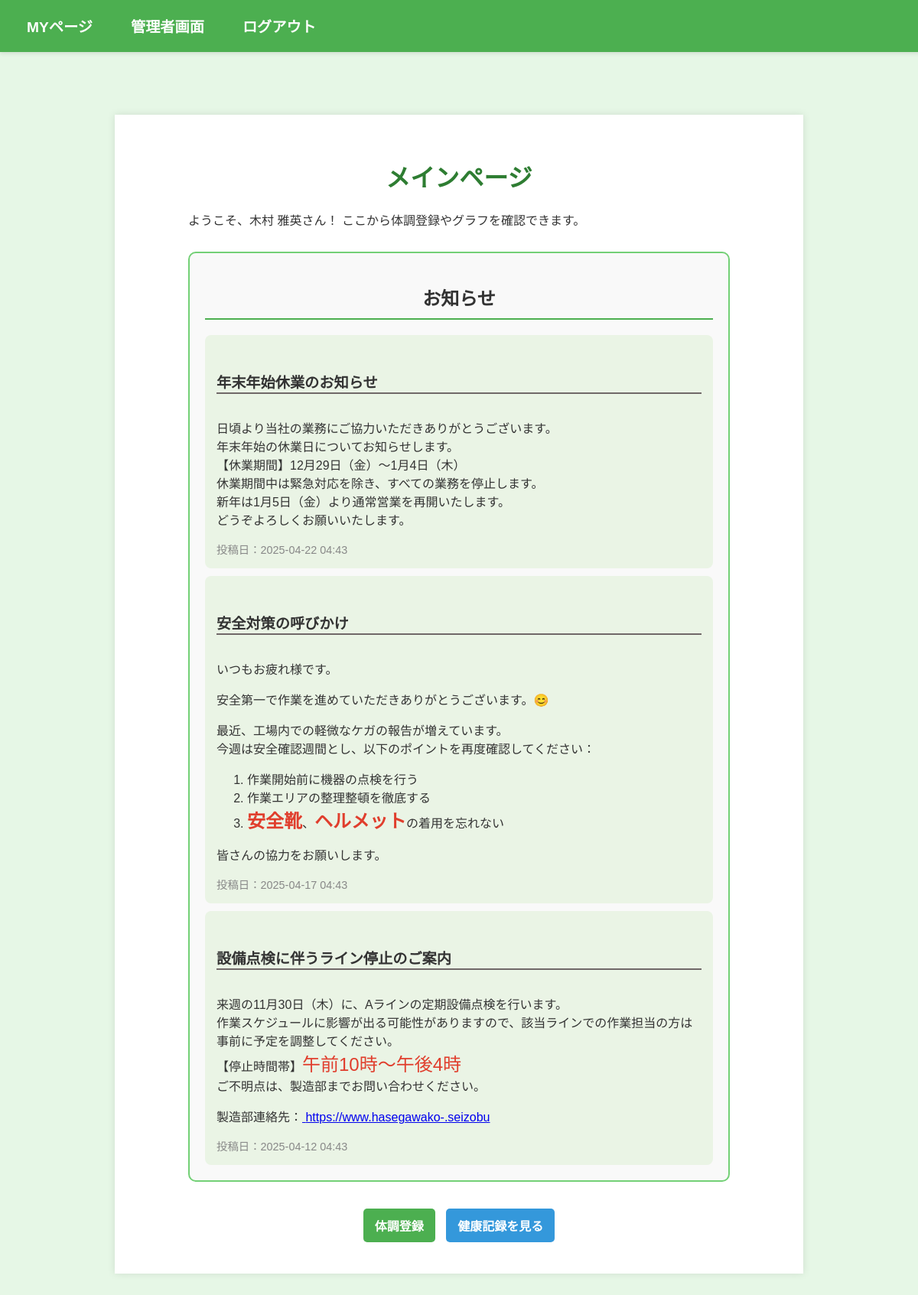
The page /index (signed in) on the database its author committed.
### models.py (models this page shows, shortened)
class User(UserMixin, db.Model):
    __tablename__ = 'user'
    id = db.Column(db.Integer, primary_key=True)
    password_hash = db.Column(db.String(128), nullable=False)
    is_admin = db.Column(db.Boolean, default=False)
    employee_number = db.Column(db.String(100), unique=True, nullable=False)
    department = db.Column(db.String(100), nullable=False)
    name = db.Column(db.String(100), nullable=False)
    phone = db.Column(db.String(15), nullable=False)
    email = db.Column(db.String(120), unique=True, nullable=False)

class Announcement(db.Model):
    id = db.Column(db.Integer, primary_key=True)
    title = db.Column(db.String(100), nullable=False)
    content = db.Column(db.Text, nullable=False)
    date = db.Column(db.DateTime, default=lambda: datetime.now(timezone('Asia/Tokyo')))

### routes.py (the view)
@app.route('/index')
@login_required
def index():
    announcements = Announcement.query.all()  # すべてのお知らせを取得
    return render_template('index.html', announcements=announcements)

### routes.py (called while the page is built)
@login_manager.user_loader
def load_user(user_id):
    return User.query.get(int(user_id))

### templates/index.html (shortened to what this page needs)
{% extends "base.html" %}
{% block content %}
<div class="container text-center main-page">
    <h1 class="mb-4">メインページ</h1>
    <div class="alert alert-info" role="alert">
        <p>ようこそ、<span>{{ current_user.name }}</span>さん！ ここから体調登録やグラフを確認できます。</p>
    </div>
    {% if announcements %}
        <div class="alert alert-warning custom-announcements" role="alert">
            <h2 class="announcement-title">お知らせ</h2>
            {% for announcement in announcements %}
                <div class="announcement-item mb-3">
                    <h5 class="announcement-item-title">{{ announcement.title }}</h5>
                    <p class="announcement-item-content">{{ announcement.content|safe }}</p>
                    <small class="text-muted announcement-item-date">投稿日：{{ announcement.date.strftime('%Y-%m-%d %H:%M') }}</small>
                </div>
            {% endfor %}
        </div>
    {% else %}
        <p class="text-muted">現在お知らせはありません。</p>
    {% endif %}
    <div class="button-group my-4">
        <a href="{{ url_for('register_health') }}" class="btn btn-primary btn-lg mb-3">
             体調登録
        </a>
        <a href="{{ url_for('employee_graph', employee_id=current_user.id) }}" class="btn btn-secondary btn-lg mb-3">
             健康記録を見る
        </a>
    </div>
</div>
{% endblock %}

### static/css/style.css (style rules this page uses)
body { font-family: Arial, sans-serif; margin: 0; padding: 0; background-color: #e6f7e6; color: #333; }
.container { width: 70%; margin: 150px auto; padding: 40px; background-color: #fff; box-shadow: 0 0 10px rgba(0, 0, 0, 0.1); }
h1, h2 { color: #2e7d32; text-align: center; }
button, .btn { width: auto; padding: 10px 15px; font-size: 1rem; border-radius: 5px; text-transform: uppercase; font-weight: bold; background-color: #4CAF50; border: none; color: white; }
.button-group { text-align: center; }
a.btn { display: inline-block; padding: 10px 15px; margin: 5px; color: #fff; text-decoration: none; border-radius: 5px; }
a.btn-primary, a.btn-success, a.btn-danger, a.btn-warning, a.btn-info { background-color: #4CAF50; }
a.btn-secondary { background-color: #3498db; }
.main-page { width: 59%; padding:3% 8%; }
.main-page .alert-warning.custom-announcements { border: 2px solid #73d076; padding: 20px; border-radius: 10px; background-color: #f9f9f9; margin-top: 30px; margin-bottom: 30px; }
.main-page .announcement-title { font-size: 1.5rem; font-weight: bold; color: #333; margin-bottom: 20px; border-bottom: 2px solid #4CAF50; padding-bottom: 10px; }
.main-page .announcement-item { padding: 15px; border-radius: 8px; background-color: #eaf4e5; margin-top: 10px; }
.main-page .announcement-item-title { font-size: 1.2rem; color: #333; font-weight: bold; border-bottom: 2px solid #706868; }
.main-page .announcement-item-content { font-size: 1rem; color: #555; margin-bottom: 10px; }
.main-page .announcement-item-date { font-size: 0.9rem; color: #888; display: block; margin-top: 10px; }

### rows shown on the page
User: name "木村 雅英"
Announcement: title "年末年始休業のお知らせ", content "日頃より当社の業務にご協力いただきありがとうございます。 年末年始の休業日についてお知らせします。 【休業期間】12月29日（金）～1月4日（木） 休業期間中は緊急対応を除き、すべての業務を停止します。 新年は1月5日（金）より通常営業を再開いたします。 どうぞよろしくお願いいたします。", date "2025-04-22 04:43"
Announcement: title "安全対策の呼びかけ", content "いつもお疲れ様です。 安全第一で作業を進めていただきありがとうございます。😊 最近、工場内での軽微なケガの報告が増えています。 今週は安全確認週間とし、以下のポイントを再度確認してください： 作業開始前に機器の点検を行う 作業エリアの整理整頓を徹底する 安全靴 、 ヘルメット の着用を忘れない 皆さんの協力をお願いします。", date "2025-04-17 04:43"
Announcement: title "設備点検に伴うライン停止のご案内", content "来週の11月30日（木）に、Aラインの定期設備点検を行います。 作業スケジュールに影響が出る可能性がありますので、該当ラインでの作業担当の方は事前に予定を調整してください。 【停止時間帯】 午前10時～午後4時 ご不明点は、製造部までお問い合わせください。 製造部連絡先： https://www.hasegawako-.seizobu", date "2025-04-12 04:43"
